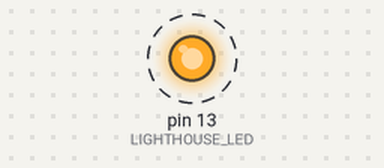
Simulated run of this sketch. Board: Arduino Uno, built with avr-gcc and run on an emulated ATmega328P. On the bench: output pins drawn as LEDs (lit = HIGH). Dashed ring = blinking. What the sketch prints to the serial monitor is not drawn.

Above: at 2.0 s.
Timing chart, 0 to 6.1 s (numbered marks = the images above):
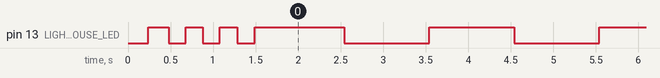

The sketch:

led_blink.ino
```cpp
/*
  🚨 MISSION 1: LIGHTHOUSE KEEPER 🚨

  Welcome, young lighthouse keeper! Your job is to keep ships safe by operating
  the lighthouse beacon. This LED will be your lighthouse light that guides
  ships safely to shore in the dark night.

  Your Mission: Make the lighthouse beacon flash every second to warn ships!

  🎯 Challenge Level: Beginner Lighthouse Keeper
  ⏰ Time to Complete: 15 minutes
  🏆 Achievement: "First Light" - You've lit your first lighthouse!
*/

// 🗼 Our lighthouse beacon LED
const int LIGHTHOUSE_LED = 13;

// 🌊 Different flashing patterns for different weather conditions
const int CALM_WEATHER_DELAY = 1000;     // 1 second for calm seas
const int STORMY_WEATHER_DELAY = 300;    // Faster for storms!
const int FOG_PATTERN_DELAY = 2000;      // Slow for foggy nights

// 🎛️ Choose your weather condition (change this to try different patterns!)
const int CURRENT_WEATHER = CALM_WEATHER_DELAY;

void setup() {
  // 🔧 Set up our lighthouse beacon
  pinMode(LIGHTHOUSE_LED, OUTPUT);

  // 📡 Start the lighthouse communication system
  Serial.begin(9600);
  Serial.println("🚨 LIGHTHOUSE CONTROL SYSTEM ACTIVATED! 🚨");
  Serial.println("⚓ Welcome aboard, Lighthouse Keeper!");
  Serial.println("🌊 Your beacon is now protecting ships at sea...");
  Serial.println("━━━━━━━━━━━━━━━━━━━━━━━━━━━━━━━━━━━━━━━━━━━━━━━━━━━");

  // 🎺 Startup sequence - flash 3 times to signal we're ready!
  for(int i = 0; i < 3; i++) {
    digitalWrite(LIGHTHOUSE_LED, HIGH);
    Serial.println("🔆 LIGHTHOUSE SYSTEM STARTING... " + String(i+1) + "/3");
    delay(200);
    digitalWrite(LIGHTHOUSE_LED, LOW);
    delay(200);
  }

  Serial.println("✅ LIGHTHOUSE BEACON OPERATIONAL!");
  Serial.println("🚢 Ships can now see your light!");
}

void loop() {
  // 🌟 Turn the lighthouse beacon ON
  digitalWrite(LIGHTHOUSE_LED, HIGH);
  Serial.println("💡 BEACON ON  - Ships can see the light! 🚢");
  delay(CURRENT_WEATHER);

  // 🌚 Turn the lighthouse beacon OFF
  digitalWrite(LIGHTHOUSE_LED, LOW);
  Serial.println("⚫ BEACON OFF - Giving ships a moment to navigate 🧭");
  delay(CURRENT_WEATHER);

  // 📊 Every 10 cycles, give a status report
  static int flashCount = 0;
  flashCount++;
  if(flashCount >= 10) {
    Serial.println("📈 STATUS: " + String(flashCount) + " ships safely guided! 🏆");
    flashCount = 0;
  }
}

/*
  🎮 SUPER CHALLENGES FOR BRAVE LIGHTHOUSE KEEPERS:

  🌪️ STORM MODE: Change CURRENT_WEATHER to STORMY_WEATHER_DELAY
  🌫️ FOG MODE: Change CURRENT_WEATHER to FOG_PATTERN_DELAY

  🏗️ BUILD YOUR OWN PATTERNS:
  - Make it flash 3 times quickly, then pause
  - Create an SOS pattern: 3 short, 3 long, 3 short flashes
  - Add a second LED for a double lighthouse!

  🎯 ACHIEVEMENT UNLOCKED: "Master of the Seas" 🏆
  When you complete all challenges!
*/
```

Measured:
- by itself, pin 13 (LIGHTHOUSE_LED): repeats every 0.40 s: HIGH 0.20 s, LOW 0.20 s
